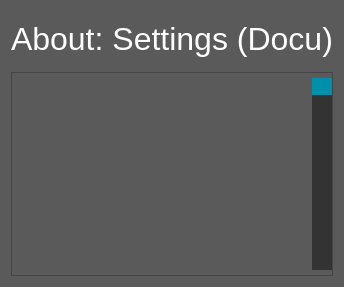
               <widget class="QWidget" name="page_about_settings">
                <property name="styleSheet">
                 <string notr="true">background:rgb(91,90,90);</string>
                </property>
                <layout class="QGridLayout" name="gridLayout_3">
                 <item row="0" column="0">
                  <widget class="QLabel" name="lab_about_settings">
                   <property name="minimumSize">
                    <size>
                     <width>0</width>
                     <height>55</height>
                    </size>
                   </property>
                   <property name="maximumSize">
                    <size>
                     <width>16777215</width>
                     <height>55</height>
                    </size>
                   </property>
                   <property name="font">
                    <font>
                     <family>Segoe UI</family>
                     <pointsize>24</pointsize>
                    </font>
                   </property>
                   <property name="styleSheet">
                    <string notr="true">color:rgb(255,255,255);</string>
                   </property>
                   <property name="text">
                    <string>About: Settings (Docu)</string>
                   </property>
                  </widget>
                 </item>
                 <item row="1" column="0">
                  <widget class="QFrame" name="frame_about_settings">
                   <property name="frameShape">
                    <enum>QFrame::StyledPanel</enum>
                   </property>
                   <property name="frameShadow">
                    <enum>QFrame::Raised</enum>
                   </property>
                   <layout class="QHBoxLayout" name="horizontalLayout_28">
                    <property name="spacing">
                     <number>0</number>
                    </property>
                    <property name="leftMargin">
                     <number>5</number>
                    </property>
                    <property name="topMargin">
                     <number>5</number>
                    </property>
                    <property name="rightMargin">
                     <number>0</number>
                    </property>
                    <property name="bottomMargin">
                     <number>5</number>
                    </property>
                    <item>
                     <widget class="QTextEdit" name="text_about_settings">
                      <property name="enabled">
                       <bool>true</bool>
                      </property>
                      <property name="font">
                       <font>
                        <family>Segoe UI</family>
                        <pointsize>10</pointsize>
                       </font>
                      </property>
                      <property name="styleSheet">
                       <string notr="true">color:rgb(255,255,255);</string>
                      </property>
                      <property name="frameShape">
                       <enum>QFrame::NoFrame</enum>
                      </property>
                      <property name="frameShadow">
                       <enum>QFrame::Plain</enum>
                      </property>
                      <property name="readOnly">
                       <bool>true</bool>
                      </property>
                      <property name="textInteractionFlags">
                       <set>Qt::TextBrowserInteraction</set>
                      </property>
                     </widget>
                    </item>
                    <item>
                     <widget class="QScrollBar" name="vsb_about_settings">
                      <property name="styleSheet">
                       <string notr="true">QScrollBar:vertical {
	background:rgb(51,51,51);
    width:20px;
    margin: 0px 0px 0px 0px;
}
QScrollBar::handle:vertical {
    background:rgb(0,143,170);
}
QScrollBar::add-page:vertical {
 	background:rgb(51,51,51);
}
QScrollBar::sub-page:vertical {
 	background:rgb(51,51,51);
}</string>
                      </property>
                      <property name="orientation">
                       <enum>Qt::Vertical</enum>
                      </property>
                     </widget>
                    </item>
                   </layout>
                  </widget>
                 </item>
                </layout>
               </widget>
